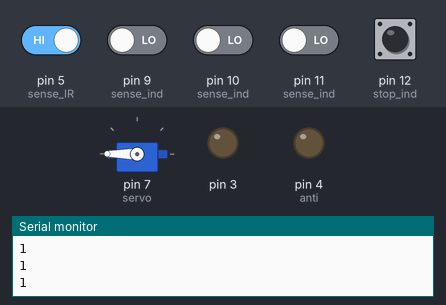
The sketch below on a simulated Arduino Uno, built with avr-gcc and run on an emulated ATmega328P. Parts: servo, output pins drawn as LEDs (lit = HIGH), the last lines printed to the serial monitor. Inputs (shaded band) come from the test bench; at power-on: pin 5 (sense_IR) HIGH, pin 9 (sense_ind), pin 10 (sense_ind), pin 11 (sense_ind), pin 12 (stop_ind) LOW. EEPROM starts erased.

Above: at 1.2 s.
1.3 s: pin 5 (sense_IR) driven LOW
At 3.1 s:
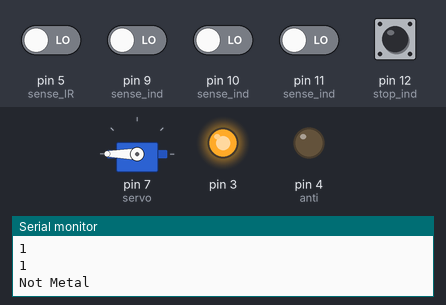
4.3 s: pin 12 (stop_ind) pulled HIGH for 0.15 s
At 5.4 s:
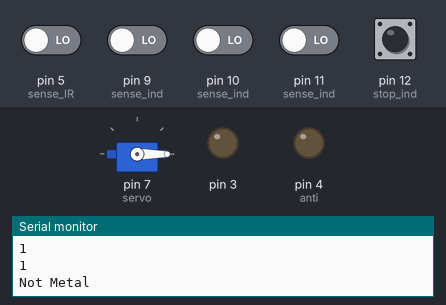
7.4 s: pin 9 (sense_ind) driven HIGH
10.4 s: pin 12 (stop_ind) pulled HIGH for 1 s
At 14.0 s:
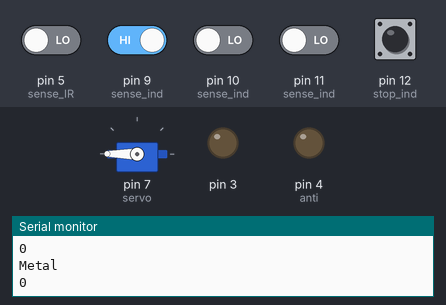
14.4 s: pin 5 (sense_IR) driven HIGH
At 16.5 s:
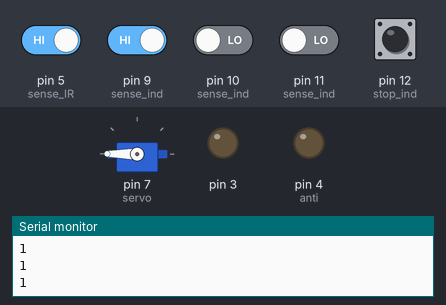
Timing chart, 0 to 18.0 s (numbered marks = the images above; inputs shaded):
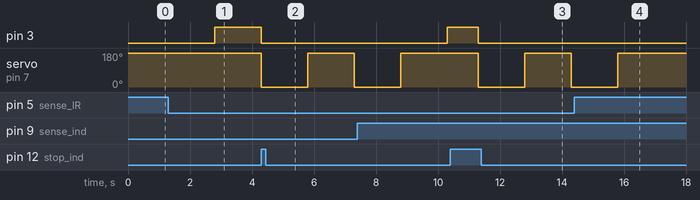

Measured:
- after the input at 1.3 s, pin 3: LOW → HIGH after 1.5 s
- after the input at 4.3 s, pin 3: HIGH → LOW at once; servo on pin 7 (servo): 180° → 0° at once, → 180° 1.5 s later, → 0° 1.5 s later
- after the input at 7.4 s, pin 3: LOW → HIGH after 2.9 s
- after the input at 10.4 s, pin 3: HIGH → LOW after 0.90 s; servo on pin 7 (servo): 180° → 0° after 0.90 s, → 180° 1.5 s later, → 0° 1.5 s later
- after the input at 14.4 s, servo on pin 7 (servo): goes on until 15.8 s, then stays 180°

The sketch:

Smart_Bin.ino
```cpp
#include<Servo.h>
#include<EEPROM.h>

int bin = EEPROM.read(0);//0=non metal,1=metal
int ind=0;
Servo servo;

void setup() {
  Serial.begin(9600);
  pinMode(12,INPUT);//stop ind
  pinMode(11,INPUT);//sense ind
  pinMode(10,INPUT);//sense ind
  pinMode(9,INPUT);//sense ind

  servo.attach(7);
  servo.write(180);

  pinMode(5,INPUT);//sense IR


  pinMode(3,OUTPUT);
  pinMode(4,OUTPUT);//anti
  digitalWrite(3,LOW);
  digitalWrite(4,LOW);
}

void loop() {
  Serial.println(digitalRead(5));
  if(!digitalRead(5))
  {
    /*if(digitalRead(11) || digitalRead(10) || digitalRead(9))
    {
      ind=1;
      }*/
    delay(1500);
    if(digitalRead(11) || digitalRead(10) || digitalRead(9) && bin != 1)
    {
      Serial.println("Metal");
      digitalWrite(3,HIGH);
      digitalWrite(4,LOW);
      delay(1000);
      while(!digitalRead(12));//stop sensor
      digitalWrite(3,LOW);
      digitalWrite(4,LOW);
      servo.write(0);
      delay(1500);
      servo.write(180);
      bin=1;
      EEPROM.write(0,bin);
      //ind=0;
    }
    else if(digitalRead(11) || digitalRead(10) || digitalRead(9) && bin == 1)
    {
      Serial.println("Metal");
      servo.write(0);
      delay(1500);
      servo.write(180);
    }

    else if(bin != 0)
    {
     Serial.println("Not Metal");
     digitalWrite(3,HIGH);
     digitalWrite(4,LOW);
     delay(1000);
     while(!digitalRead(12));//stop sensor
     digitalWrite(3,LOW);
     digitalWrite(4,LOW);
     servo.write(0);
     delay(1500);
     servo.write(180);
     bin=0;
     EEPROM.write(0,bin);
    }

    else if(bin == 0 && !digitalRead(5))
    {
      Serial.println("Non Metal");
      servo.write(0);
      delay(1500);
      servo.write(180);
    }
   }
 }
```
